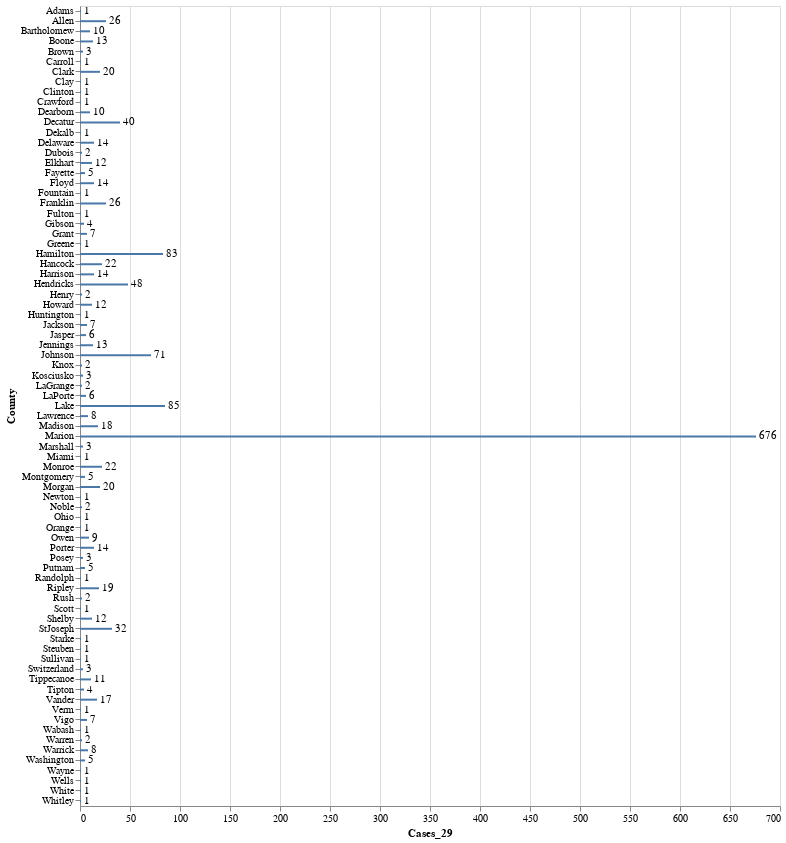

This figure's notebook cell:
### Code cell
import pandas as pd
import altair as alt

df = pd.read_csv('Data/covid19_county.csv')

source = df

bars = alt.Chart(source).mark_bar(size=2).encode(x='Cases_29', y='County')

text = bars.mark_text(align='left', baseline='middle', dx=3).encode(text='Cases_29').interactive()

(bars + text).properties(height=800, width=700)

### Figure 1 — Vega-Lite specification as saved in the notebook (floating-point values rounded to 4 significant figures)
{"config": {"view": {"continuousWidth": 400, "continuousHeight": 300}}, "layer": [{"mark": {"type": "bar", "size": 2}, "encoding": {"x": {"type": "quantitative", "field": "Cases_29"}, "y": {"type": "nominal", "field": "County"}}}, {"mark": {"type": "text", "align": "left", "baseline": "middle", "dx": 3}, "encoding": {"text": {"type": "quantitative", "field": "Cases_29"}, "x": {"type": "quantitative", "field": "Cases_29"}, "y": {"type": "nominal", "field": "County"}}, "selection": {"selector001": {"type": "interval", "bind": "scales", "encodings": ["x", "y"]}}}], "data": {"name": "data-07943452104eed9edf68b1c61fe768c3"}, "height": 800, "width": 700, "$schema": "https://vega.github.io/schema/vega-lite/v4.0.2.json", "datasets": {"data-07943452104eed9edf68b1c61fe768c3": [{"County": "Adams", "Cases_17": 1.0, "Cases_18": 1.0, "Cases_19": 1.0, "Cases_20": 1.0, "Cases_21": 1.0, "Cases_22": 1.0, "Cases_23": 1.0, "Cases_24": 1.0, "Cases_25": 1.0, "Cases_26": null, "Cases_27": null, "Cases_28": 1.0, "Cases_29": 1}, {"County": "Allen", "Cases_17": 0.0, "Cases_18": 0.0, "Cases_19": 1.0, "Cases_20": 4.0, "Cases_21": 4.0, "Cases_22": 6.0, "Cases_23": 7.0, "Cases_24": 7.0, "Cases_25": 8.0, "Cases_26": null, "Cases_27": null, "Cases_28": 26.0, "Cases_29": 26}, {"County": "Bartholomew", "Cases_17": 1.0, "Cases_18": 1.0, "Cases_19": 1.0, "Cases_20": 1.0, "Cases_21": 5.0, "Cases_22": 5.0, "Cases_23": 5.0, "Cases_24": 5.0, "Cases_25": 6.0, "Cases_26": null, "Cases_27": null, "Cases_28": 10.0, "Cases_29": 10}, {"County": "Boone", "Cases_17": 1.0, "Cases_18": 1.0, "Cases_19": 2.0, "Cases_20": 2.0, "Cases_21": 3.0, "Cases_22": 3.0, "Cases_23": 3.0, "Cases_24": 4.0, "Cases_25": 7.0, "Cases_26": null, "Cases_27": null, "Cases_28": 13.0, "Cases_29": 13}, {"County": "Brown", "Cases_17": 0.0, "Cases_18": 0.0, "Cases_19": 0.0, "Cases_20": 0.0, "Cases_21": 0.0, "Cases_22": 0.0, "Cases_23": 1.0, "Cases_24": 1.0, "Cases_25": 1.0, "Cases_26": null, "Cases_27": null, "Cases_28": 3.0, "Cases_29": 3}, {"County": "Clark", "Cases_17": 1.0, "Cases_18": 1.0, "Cases_19": 1.0, "Cases_20": 4.0, "Cases_21": 4.0, "Cases_22": 5.0, "Cases_23": 5.0, "Cases_24": 6.0, "Cases_25": 10.0, "Cases_26": null, "Cases_27": null, "Cases_28": 20.0, "Cases_29": 20}, {"County": "Carroll", "Cases_17": null, "Cases_18": null, "Cases_19": null, "Cases_20": null, "Cases_21": null, "Cases_22": null, "Cases_23": null, "Cases_24": null, "Cases_25": null, "Cases_26": null, "Cases_27": null, "Cases_28": 1.0, "Cases_29": 1}, {"County": "Clay", "Cases_17": null, "Cases_18": null, "Cases_19": null, "Cases_20": null, "Cases_21": null, "Cases_22": null, "Cases_23": null, "Cases_24": null, "Cases_25": null, "Cases_26": null, "Cases_27": null, "Cases_28": 1.0, "Cases_29": 1}, {"County": "Clinton", "Cases_17": null, "Cases_18": null, "Cases_19": null, "Cases_20": null, "Cases_21": null, "Cases_22": null, "Cases_23": null, "Cases_24": null, "Cases_25": null, "Cases_26": null, "Cases_27": null, "Cases_28": 1.0, "Cases_29": 1}, {"County": "Crawford", "Cases_17": null, "Cases_18": null, "Cases_19": null, "Cases_20": null, "Cases_21": null, "Cases_22": null, "Cases_23": null, "Cases_24": null, "Cases_25": null, "Cases_26": null, "Cases_27": null, "Cases_28": 1.0, "Cases_29": 1}, {"County": "Dearborn", "Cases_17": 0.0, "Cases_18": 0.0, "Cases_19": 0.0, "Cases_20": 0.0, "Cases_21": 0.0, "Cases_22": 0.0, "Cases_23": 2.0, "Cases_24": 2.0, "Cases_25": 3.0, "Cases_26": null, "Cases_27": null, "Cases_28": 10.0, "Cases_29": 10}, {"County": "Decatur", "Cases_17": 0.0, "Cases_18": 0.0, "Cases_19": 0.0, "Cases_20": 0.0, "Cases_21": 0.0, "Cases_22": 0.0, "Cases_23": 6.0, "Cases_24": 7.0, "Cases_25": 13.0, "Cases_26": null, "Cases_27": null, "Cases_28": 40.0, "Cases_29": 40}, {"County": "Dekalb", "Cases_17": 0.0, "Cases_18": 0.0, "Cases_19": 0.0, "Cases_20": 0.0, "Cases_21": 0.0, "Cases_22": 0.0, "Cases_23": 0.0, "Cases_24": 1.0, "Cases_25": 1.0, "Cases_26": null, "Cases_27": null, "Cases_28": 1.0, "Cases_29": 1}, {"County": "Delaware", "Cases_17": 0.0, "Cases_18": 0.0, "Cases_19": 0.0, "Cases_20": 1.0, "Cases_21": 2.0, "Cases_22": 3.0, "Cases_23": 4.0, "Cases_24": 7.0, "Cases_25": 7.0, "Cases_26": null, "Cases_27": null, "Cases_28": 14.0, "Cases_29": 14}, {"County": "Dubois", "Cases_17": 0.0, "Cases_18": 0.0, "Cases_19": 0.0, "Cases_20": 0.0, "Cases_21": 1.0, "Cases_22": 1.0, "Cases_23": 1.0, "Cases_24": 1.0, "Cases_25": 1.0, "Cases_26": null, "Cases_27": null, "Cases_28": 2.0, "Cases_29": 2}, {"County": "Elkhart", "Cases_17": 0.0, "Cases_18": 0.0, "Cases_19": 0.0, "Cases_20": 1.0, "Cases_21": 1.0, "Cases_22": 4.0, "Cases_23": 4.0, "Cases_24": 5.0, "Cases_25": 7.0, "Cases_26": null, "Cases_27": null, "Cases_28": 12.0, "Cases_29": 12}, {"County": "Fayette", "Cases_17": 1.0, "Cases_18": 1.0, "Cases_19": 1.0, "Cases_20": 1.0, "Cases_21": 1.0, "Cases_22": 1.0, "Cases_23": 2.0, "Cases_24": 3.0, "Cases_25": 3.0, "Cases_26": null, "Cases_27": null, "Cases_28": 5.0, "Cases_29": 5}, {"County": "Floyd", "Cases_17": 1.0, "Cases_18": 1.0, "Cases_19": 2.0, "Cases_20": 2.0, "Cases_21": 3.0, "Cases_22": 4.0, "Cases_23": 6.0, "Cases_24": 6.0, "Cases_25": 7.0, "Cases_26": null, "Cases_27": null, "Cases_28": 14.0, "Cases_29": 14}, {"County": "Fountain", "Cases_17": 0.0, "Cases_18": 0.0, "Cases_19": 0.0, "Cases_20": 0.0, "Cases_21": 0.0, "Cases_22": 0.0, "Cases_23": 0.0, "Cases_24": 0.0, "Cases_25": 1.0, "Cases_26": null, "Cases_27": null, "Cases_28": 1.0, "Cases_29": 1}, {"County": "Franklin", "Cases_17": 2.0, "Cases_18": 2.0, "Cases_19": 2.0, "Cases_20": 2.0, "Cases_21": 4.0, "Cases_22": 4.0, "Cases_23": 7.0, "Cases_24": 7.0, "Cases_25": 13.0, "Cases_26": null, "Cases_27": null, "Cases_28": 26.0, "Cases_29": 26}, {"County": "Fulton", "Cases_17": null, "Cases_18": null, "Cases_19": null, "Cases_20": null, "Cases_21": null, "Cases_22": null, "Cases_23": null, "Cases_24": null, "Cases_25": null, "Cases_26": null, "Cases_27": null, "Cases_28": 1.0, "Cases_29": 1}, {"County": "Gibson", "Cases_17": 0.0, "Cases_18": 0.0, "Cases_19": 0.0, "Cases_20": 0.0, "Cases_21": 0.0, "Cases_22": 0.0, "Cases_23": 2.0, "Cases_24": 2.0, "Cases_25": 3.0, "Cases_26": null, "Cases_27": null, "Cases_28": 4.0, "Cases_29": 4}, {"County": "Grant", "Cases_17": 0.0, "Cases_18": 0.0, "Cases_19": 1.0, "Cases_20": 1.0, "Cases_21": 2.0, "Cases_22": 3.0, "Cases_23": 3.0, "Cases_24": 3.0, "Cases_25": 3.0, "Cases_26": null, "Cases_27": null, "Cases_28": 7.0, "Cases_29": 7}, {"County": "Greene", "Cases_17": null, "Cases_18": null, "Cases_19": null, "Cases_20": null, "Cases_21": null, "Cases_22": null, "Cases_23": null, "Cases_24": null, "Cases_25": null, "Cases_26": null, "Cases_27": null, "Cases_28": null, "Cases_29": 1}, {"County": "Hamilton", "Cases_17": 2.0, "Cases_18": 2.0, "Cases_19": 5.0, "Cases_20": 10.0, "Cases_21": 18.0, "Cases_22": 21.0, "Cases_23": 25.0, "Cases_24": 30.0, "Cases_25": 40.0, "Cases_26": null, "Cases_27": null, "Cases_28": 83.0, "Cases_29": 83}, {"County": "Hancock", "Cases_17": 0.0, "Cases_18": 0.0, "Cases_19": 0.0, "Cases_20": 1.0, "Cases_21": 2.0, "Cases_22": 3.0, "Cases_23": 4.0, "Cases_24": 8.0, "Cases_25": 9.0, "Cases_26": null, "Cases_27": null, "Cases_28": 22.0, "Cases_29": 22}, {"County": "Harrison", "Cases_17": 0.0, "Cases_18": 0.0, "Cases_19": 0.0, "Cases_20": 1.0, "Cases_21": 1.0, "Cases_22": 1.0, "Cases_23": 1.0, "Cases_24": 2.0, "Cases_25": 2.0, "Cases_26": null, "Cases_27": null, "Cases_28": 14.0, "Cases_29": 14}, {"County": "Hendricks", "Cases_17": 4.0, "Cases_18": 4.0, "Cases_19": 4.0, "Cases_20": 6.0, "Cases_21": 8.0, "Cases_22": 12.0, "Cases_23": 13.0, "Cases_24": 15.0, "Cases_25": 21.0, "Cases_26": null, "Cases_27": null, "Cases_28": 48.0, "Cases_29": 48}, {"County": "Henry", "Cases_17": null, "Cases_18": null, "Cases_19": null, "Cases_20": null, "Cases_21": null, "Cases_22": null, "Cases_23": null, "Cases_24": null, "Cases_25": null, "Cases_26": null, "Cases_27": null, "Cases_28": 2.0, "Cases_29": 2}, {"County": "Howard", "Cases_17": 2.0, "Cases_18": 5.0, "Cases_19": 5.0, "Cases_20": 5.0, "Cases_21": 6.0, "Cases_22": 6.0, "Cases_23": 6.0, "Cases_24": 6.0, "Cases_25": 6.0, "Cases_26": null, "Cases_27": null, "Cases_28": 12.0, "Cases_29": 12}, {"County": "Huntington", "Cases_17": null, "Cases_18": null, "Cases_19": null, "Cases_20": null, "Cases_21": null, "Cases_22": null, "Cases_23": null, "Cases_24": null, "Cases_25": null, "Cases_26": null, "Cases_27": null, "Cases_28": 1.0, "Cases_29": 1}, {"County": "Jackson", "Cases_17": 0.0, "Cases_18": 0.0, "Cases_19": 0.0, "Cases_20": 0.0, "Cases_21": 0.0, "Cases_22": 0.0, "Cases_23": 1.0, "Cases_24": 1.0, "Cases_25": 2.0, "Cases_26": null, "Cases_27": null, "Cases_28": 7.0, "Cases_29": 7}, {"County": "Jasper", "Cases_17": 0.0, "Cases_18": 0.0, "Cases_19": 0.0, "Cases_20": 0.0, "Cases_21": 0.0, "Cases_22": 0.0, "Cases_23": 0.0, "Cases_24": 1.0, "Cases_25": 3.0, "Cases_26": null, "Cases_27": null, "Cases_28": 6.0, "Cases_29": 6}, {"County": "Jennings", "Cases_17": 1.0, "Cases_18": 1.0, "Cases_19": 1.0, "Cases_20": 1.0, "Cases_21": 1.0, "Cases_22": 2.0, "Cases_23": 2.0, "Cases_24": 3.0, "Cases_25": 4.0, "Cases_26": null, "Cases_27": null, "Cases_28": 13.0, "Cases_29": 13}, {"County": "Johnson", "Cases_17": 3.0, "Cases_18": 3.0, "Cases_19": 4.0, "Cases_20": 7.0, "Cases_21": 12.0, "Cases_22": 14.0, "Cases_23": 18.0, "Cases_24": 24.0, "Cases_25": 36.0, "Cases_26": null, "Cases_27": null, "Cases_28": 71.0, "Cases_29": 71}, {"County": "Knox", "Cases_17": null, "Cases_18": null, "Cases_19": null, "Cases_20": null, "Cases_21": null, "Cases_22": null, "Cases_23": null, "Cases_24": null, "Cases_25": null, "Cases_26": null, "Cases_27": null, "Cases_28": 2.0, "Cases_29": 2}, {"County": "Kosciusko", "Cases_17": null, "Cases_18": null, "Cases_19": null, "Cases_20": null, "Cases_21": null, "Cases_22": null, "Cases_23": null, "Cases_24": null, "Cases_25": null, "Cases_26": null, "Cases_27": null, "Cases_28": 3.0, "Cases_29": 3}, {"County": "LaGrange", "Cases_17": null, "Cases_18": null, "Cases_19": null, "Cases_20": null, "Cases_21": null, "Cases_22": null, "Cases_23": null, "Cases_24": null, "Cases_25": null, "Cases_26": null, "Cases_27": null, "Cases_28": 2.0, "Cases_29": 2}, {"County": "Lake", "Cases_17": 3.0, "Cases_18": 4.0, "Cases_19": 6.0, "Cases_20": 7.0, "Cases_21": 10.0, "Cases_22": 11.0, "Cases_23": 17.0, "Cases_24": 19.0, "Cases_25": 31.0, "Cases_26": null, "Cases_27": null, "Cases_28": 85.0, "Cases_29": 85}, {"County": "LaPorte", "Cases_17": 1.0, "Cases_18": 1.0, "Cases_19": 1.0, "Cases_20": 2.0, "Cases_21": 2.0, "Cases_22": 2.0, "Cases_23": 2.0, "Cases_24": 2.0, "Cases_25": 2.0, "Cases_26": null, "Cases_27": null, "Cases_28": 6.0, "Cases_29": 6}, {"County": "Lawrence", "Cases_17": 0.0, "Cases_18": 0.0, "Cases_19": 0.0, "Cases_20": 0.0, "Cases_21": 0.0, "Cases_22": 0.0, "Cases_23": 1.0, "Cases_24": 1.0, "Cases_25": 2.0, "Cases_26": null, "Cases_27": null, "Cases_28": 8.0, "Cases_29": 8}, {"County": "Madison", "Cases_17": 1.0, "Cases_18": 1.0, "Cases_19": 1.0, "Cases_20": 1.0, "Cases_21": 2.0, "Cases_22": 3.0, "Cases_23": 3.0, "Cases_24": 4.0, "Cases_25": 4.0, "Cases_26": null, "Cases_27": null, "Cases_28": 18.0, "Cases_29": 18}, {"County": "Marion", "Cases_17": 11.0, "Cases_18": 19.0, "Cases_19": 25.0, "Cases_20": 46.0, "Cases_21": 82.0, "Cases_22": 110.0, "Cases_23": 161.0, "Cases_24": 226.0, "Cases_25": 293.0, "Cases_26": null, "Cases_27": null, "Cases_28": 676.0, "Cases_29": 676}, {"County": "Marshall", "Cases_17": 0.0, "Cases_18": 0.0, "Cases_19": 0.0, "Cases_20": 0.0, "Cases_21": 0.0, "Cases_22": 0.0, "Cases_23": 0.0, "Cases_24": 0.0, "Cases_25": 1.0, "Cases_26": null, "Cases_27": null, "Cases_28": 3.0, "Cases_29": 3}, {"County": "Miami", "Cases_17": 0.0, "Cases_18": 0.0, "Cases_19": 0.0, "Cases_20": 1.0, "Cases_21": 1.0, "Cases_22": 1.0, "Cases_23": 1.0, "Cases_24": 1.0, "Cases_25": 1.0, "Cases_26": null, "Cases_27": null, "Cases_28": 1.0, "Cases_29": 1}, {"County": "Monroe", "Cases_17": 0.0, "Cases_18": 0.0, "Cases_19": 0.0, "Cases_20": 0.0, "Cases_21": 1.0, "Cases_22": 3.0, "Cases_23": 3.0, "Cases_24": 4.0, "Cases_25": 6.0, "Cases_26": null, "Cases_27": null, "Cases_28": 22.0, "Cases_29": 22}, {"County": "Montgomery", "Cases_17": 0.0, "Cases_18": 0.0, "Cases_19": 0.0, "Cases_20": 0.0, "Cases_21": 0.0, "Cases_22": 0.0, "Cases_23": 1.0, "Cases_24": 1.0, "Cases_25": 2.0, "Cases_26": null, "Cases_27": null, "Cases_28": 5.0, "Cases_29": 5}, {"County": "Morgan", "Cases_17": 0.0, "Cases_18": 0.0, "Cases_19": 0.0, "Cases_20": 0.0, "Cases_21": 1.0, "Cases_22": 3.0, "Cases_23": 3.0, "Cases_24": 5.0, "Cases_25": 7.0, "Cases_26": null, "Cases_27": null, "Cases_28": 20.0, "Cases_29": 20}, {"County": "Newton", "Cases_17": null, "Cases_18": null, "Cases_19": null, "Cases_20": null, "Cases_21": null, "Cases_22": null, "Cases_23": null, "Cases_24": null, "Cases_25": null, "Cases_26": null, "Cases_27": null, "Cases_28": 1.0, "Cases_29": 1}, {"County": "Noble", "Cases_17": 1.0, "Cases_18": 1.0, "Cases_19": 1.0, "Cases_20": 1.0, "Cases_21": 1.0, "Cases_22": 1.0, "Cases_23": 1.0, "Cases_24": 1.0, "Cases_25": 1.0, "Cases_26": null, "Cases_27": null, "Cases_28": 2.0, "Cases_29": 2}, {"County": "Ohio", "Cases_17": 0.0, "Cases_18": 0.0, "Cases_19": 0.0, "Cases_20": 0.0, "Cases_21": 0.0, "Cases_22": 0.0, "Cases_23": 1.0, "Cases_24": 1.0, "Cases_25": 1.0, "Cases_26": null, "Cases_27": null, "Cases_28": 1.0, "Cases_29": 1}, {"County": "Orange", "Cases_17": 0.0, "Cases_18": 0.0, "Cases_19": 0.0, "Cases_20": 0.0, "Cases_21": 0.0, "Cases_22": 0.0, "Cases_23": 0.0, "Cases_24": 0.0, "Cases_25": 1.0, "Cases_26": null, "Cases_27": null, "Cases_28": 1.0, "Cases_29": 1}, {"County": "Owen", "Cases_17": 0.0, "Cases_18": 0.0, "Cases_19": 1.0, "Cases_20": 1.0, "Cases_21": 1.0, "Cases_22": 2.0, "Cases_23": 2.0, "Cases_24": 4.0, "Cases_25": 4.0, "Cases_26": null, "Cases_27": null, "Cases_28": 9.0, "Cases_29": 9}, {"County": "Porter", "Cases_17": 0.0, "Cases_18": 0.0, "Cases_19": 0.0, "Cases_20": 0.0, "Cases_21": 0.0, "Cases_22": 0.0, "Cases_23": 1.0, "Cases_24": 3.0, "Cases_25": 5.0, "Cases_26": null, "Cases_27": null, "Cases_28": 14.0, "Cases_29": 14}, {"County": "Posey", "Cases_17": 0.0, "Cases_18": 0.0, "Cases_19": 0.0, "Cases_20": 0.0, "Cases_21": 0.0, "Cases_22": 0.0, "Cases_23": 0.0, "Cases_24": 0.0, "Cases_25": 1.0, "Cases_26": null, "Cases_27": null, "Cases_28": 3.0, "Cases_29": 3}, {"County": "Putnam", "Cases_17": 0.0, "Cases_18": 0.0, "Cases_19": 0.0, "Cases_20": 0.0, "Cases_21": 1.0, "Cases_22": 1.0, "Cases_23": 1.0, "Cases_24": 2.0, "Cases_25": 2.0, "Cases_26": null, "Cases_27": null, "Cases_28": 5.0, "Cases_29": 5}, {"County": "Randolph", "Cases_17": null, "Cases_18": null, "Cases_19": null, "Cases_20": null, "Cases_21": null, "Cases_22": null, "Cases_23": null, "Cases_24": null, "Cases_25": null, "Cases_26": null, "Cases_27": null, "Cases_28": 1.0, "Cases_29": 1}, {"County": "Ripley", "Cases_17": 0.0, "Cases_18": 0.0, "Cases_19": 0.0, "Cases_20": 0.0, "Cases_21": 1.0, "Cases_22": 1.0, "Cases_23": 6.0, "Cases_24": 7.0, "Cases_25": 11.0, "Cases_26": null, "Cases_27": null, "Cases_28": 19.0, "Cases_29": 19}, {"County": "Rush", "Cases_17": 0.0, "Cases_18": 0.0, "Cases_19": 0.0, "Cases_20": 0.0, "Cases_21": 0.0, "Cases_22": 0.0, "Cases_23": 0.0, "Cases_24": 1.0, "Cases_25": 1.0, "Cases_26": null, "Cases_27": null, "Cases_28": 2.0, "Cases_29": 2}, {"County": "Scott", "Cases_17": 0.0, "Cases_18": 0.0, "Cases_19": 0.0, "Cases_20": 1.0, "Cases_21": 1.0, "Cases_22": 1.0, "Cases_23": 1.0, "Cases_24": 1.0, "Cases_25": 1.0, "Cases_26": null, "Cases_27": null, "Cases_28": 1.0, "Cases_29": 1}, {"County": "Shelby", "Cases_17": 0.0, "Cases_18": 0.0, "Cases_19": 1.0, "Cases_20": 1.0, "Cases_21": 1.0, "Cases_22": 1.0, "Cases_23": 1.0, "Cases_24": 2.0, "Cases_25": 2.0, "Cases_26": null, "Cases_27": null, "Cases_28": 12.0, "Cases_29": 12}, {"County": "StJoseph", "Cases_17": 1.0, "Cases_18": 3.0, "Cases_19": 6.0, "Cases_20": 6.0, "Cases_21": 8.0, "Cases_22": 9.0, "Cases_23": 15.0, "Cases_24": 19.0, "Cases_25": 21.0, "Cases_26": null, "Cases_27": null, "Cases_28": 32.0, "Cases_29": 32}, {"County": "Starke", "Cases_17": 0.0, "Cases_18": 0.0, "Cases_19": 0.0, "Cases_20": 0.0, "Cases_21": 0.0, "Cases_22": 0.0, "Cases_23": 1.0, "Cases_24": 1.0, "Cases_25": 1.0, "Cases_26": null, "Cases_27": null, "Cases_28": 1.0, "Cases_29": 1}, {"County": "Steuben", "Cases_17": null, "Cases_18": null, "Cases_19": null, "Cases_20": null, "Cases_21": null, "Cases_22": null, "Cases_23": null, "Cases_24": null, "Cases_25": null, "Cases_26": null, "Cases_27": null, "Cases_28": 1.0, "Cases_29": 1}, {"County": "Sullivan", "Cases_17": 0.0, "Cases_18": 0.0, "Cases_19": 0.0, "Cases_20": 0.0, "Cases_21": 0.0, "Cases_22": 0.0, "Cases_23": 1.0, "Cases_24": 1.0, "Cases_25": 1.0, "Cases_26": null, "Cases_27": null, "Cases_28": 1.0, "Cases_29": 1}, {"County": "Switzerland", "Cases_17": null, "Cases_18": null, "Cases_19": null, "Cases_20": null, "Cases_21": null, "Cases_22": null, "Cases_23": null, "Cases_24": null, "Cases_25": null, "Cases_26": null, "Cases_27": null, "Cases_28": 3.0, "Cases_29": 3}, {"County": "Tippecanoe", "Cases_17": 0.0, "Cases_18": 1.0, "Cases_19": 2.0, "Cases_20": 2.0, "Cases_21": 2.0, "Cases_22": 2.0, "Cases_23": 3.0, "Cases_24": 4.0, "Cases_25": 7.0, "Cases_26": null, "Cases_27": null, "Cases_28": 11.0, "Cases_29": 11}, {"County": "Tipton", "Cases_17": 0.0, "Cases_18": 0.0, "Cases_19": 0.0, "Cases_20": 0.0, "Cases_21": 1.0, "Cases_22": 2.0, "Cases_23": 2.0, "Cases_24": 2.0, "Cases_25": 2.0, "Cases_26": null, "Cases_27": null, "Cases_28": 4.0, "Cases_29": 4}, {"County": "Vander", "Cases_17": 0.0, "Cases_18": 0.0, "Cases_19": 1.0, "Cases_20": 1.0, "Cases_21": 1.0, "Cases_22": 1.0, "Cases_23": 1.0, "Cases_24": 1.0, "Cases_25": 4.0, "Cases_26": null, "Cases_27": null, "Cases_28": 17.0, "Cases_29": 17}, {"County": "Verm", "Cases_17": null, "Cases_18": null, "Cases_19": null, "Cases_20": null, "Cases_21": null, "Cases_22": null, "Cases_23": null, "Cases_24": null, "Cases_25": null, "Cases_26": null, "Cases_27": null, "Cases_28": 1.0, "Cases_29": 1}, {"County": "Vigo", "Cases_17": 0.0, "Cases_18": 0.0, "Cases_19": 1.0, "Cases_20": 2.0, "Cases_21": 2.0, "Cases_22": 2.0, "Cases_23": 3.0, "Cases_24": 3.0, "Cases_25": 3.0, "Cases_26": null, "Cases_27": null, "Cases_28": 7.0, "Cases_29": 7}, {"County": "Wabash", "Cases_17": null, "Cases_18": null, "Cases_19": null, "Cases_20": null, "Cases_21": null, "Cases_22": null, "Cases_23": null, "Cases_24": null, "Cases_25": null, "Cases_26": null, "Cases_27": null, "Cases_28": 1.0, "Cases_29": 1}, {"County": "Warren", "Cases_17": 0.0, "Cases_18": 0.0, "Cases_19": 0.0, "Cases_20": 0.0, "Cases_21": 0.0, "Cases_22": 0.0, "Cases_23": 0.0, "Cases_24": 0.0, "Cases_25": 1.0, "Cases_26": null, "Cases_27": null, "Cases_28": 2.0, "Cases_29": 2}, {"County": "Warrick", "Cases_17": 0.0, "Cases_18": 0.0, "Cases_19": 0.0, "Cases_20": 0.0, "Cases_21": 0.0, "Cases_22": 0.0, "Cases_23": 0.0, "Cases_24": 0.0, "Cases_25": 3.0, "Cases_26": null, "Cases_27": null, "Cases_28": 8.0, "Cases_29": 8}, {"County": "Washington", "Cases_17": 0.0, "Cases_18": 0.0, "Cases_19": 0.0, "Cases_20": 0.0, "Cases_21": 1.0, "Cases_22": 2.0, "Cases_23": 2.0, "Cases_24": 2.0, "Cases_25": 3.0, "Cases_26": null, "Cases_27": null, "Cases_28": 5.0, "Cases_29": 5}, {"County": "Wayne", "Cases_17": 0.0, "Cases_18": 0.0, "Cases_19": 0.0, "Cases_20": 0.0, "Cases_21": 0.0, "Cases_22": 0.0, "Cases_23": 0.0, "Cases_24": 0.0, "Cases_25": 1.0, "Cases_26": null, "Cases_27": null, "Cases_28": 1.0, "Cases_29": 1}, {"County": "Wells", "Cases_17": 1.0, "Cases_18": 1.0, "Cases_19": 1.0, "Cases_20": 1.0, "Cases_21": 1.0, "Cases_22": 1.0, "Cases_23": 1.0, "Cases_24": 1.0, "Cases_25": 1.0, "Cases_26": null, "Cases_27": null, "Cases_28": 1.0, "Cases_29": 1}, {"County": "White", "Cases_17": null, "Cases_18": null, "Cases_19": null, "Cases_20": null, "Cases_21": null, "Cases_22": null, "Cases_23": null, "Cases_24": null, "Cases_25": null, "Cases_26": null, "Cases_27": null, "Cases_28": 1.0, "Cases_29": 1}, {"County": "Whitley", "Cases_17": null, "Cases_18": null, "Cases_19": null, "Cases_20": null, "Cases_21": null, "Cases_22": null, "Cases_23": null, "Cases_24": null, "Cases_25": null, "Cases_26": null, "Cases_27": null, "Cases_28": 1.0, "Cases_29": 1}]}}
